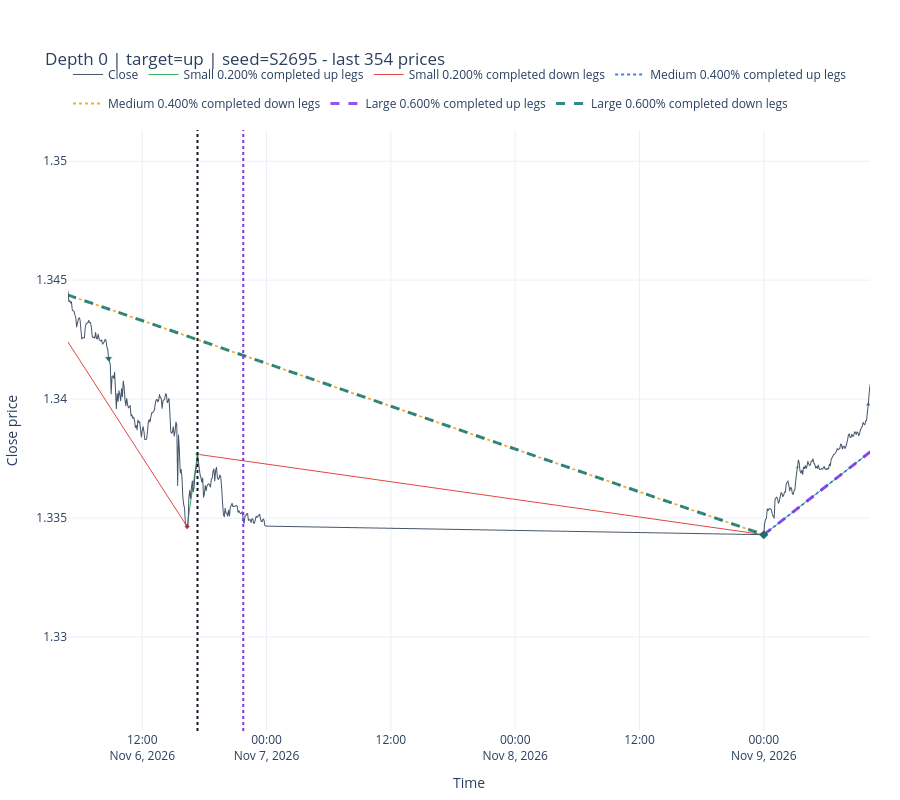
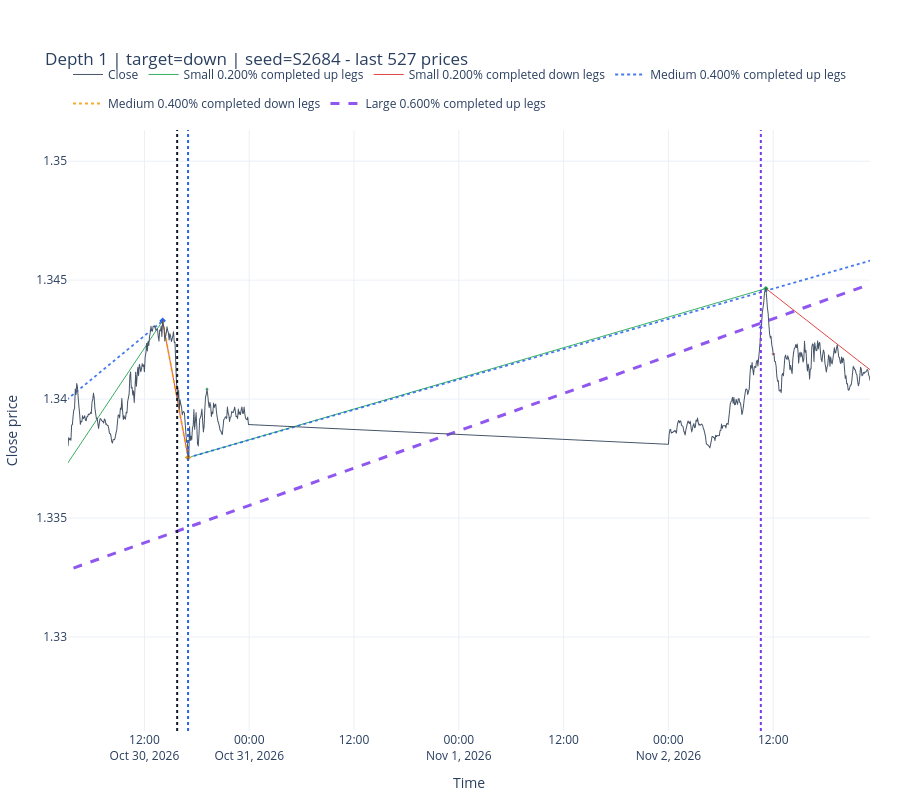
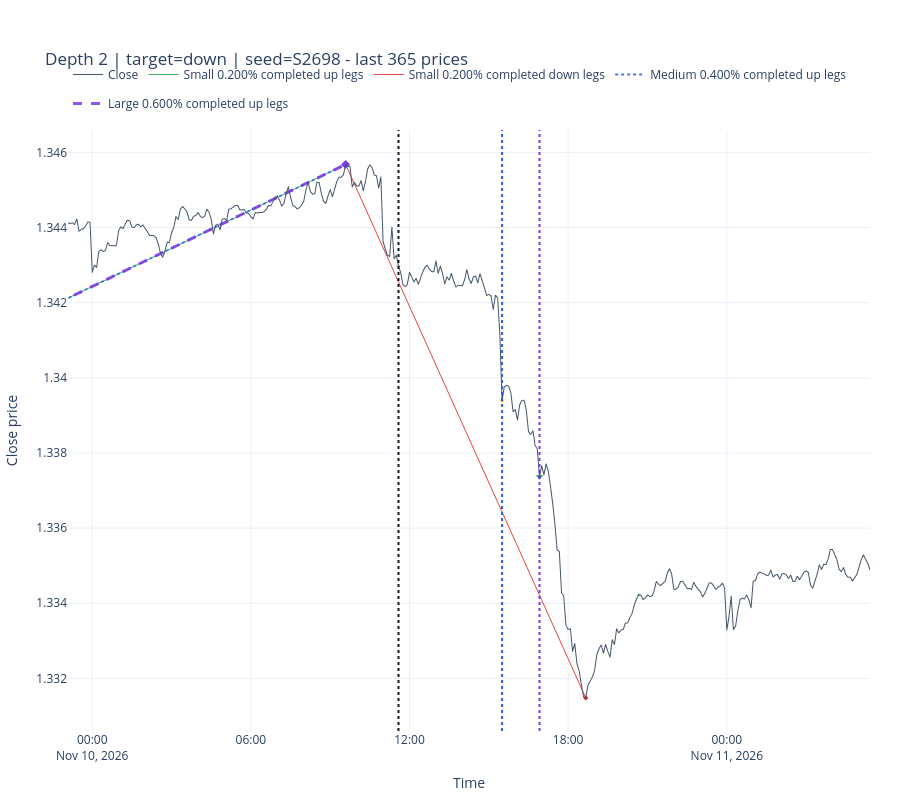

The cell these charts' notebook holds for them, in order:
### Markdown cell above
## Linked price-path casebook

One recent strict-clean lineage is selected for each terminal depth. Selection and the later vertical markers use hindsight and are diagnostic. Read each chart from the black seed line forward before looking at the blue medium-confirmation line or purple terminal line.

### Code cell
casebook_linkages = (
    strict_clean_linkages.sort_values("seed_time")
    .groupby("terminal_depth", sort=True, group_keys=False)
    .tail(1)
    .sort_values("terminal_depth")
)
display(casebook_linkages[[
    "seed_small_event_id", "seed_time", "target_mode", "medium_event_id",
    "medium_time", "terminal_event_id", "terminal_time", "terminal_depth",
    "small_medium_bars", "medium_large_bars", "total_resolution_bars",
]])

for lineage in casebook_linkages.itertuples(index=False):
    window_start_position = max(0, int(lineage.seed_position) - CASEBOOK_BARS_BEFORE)
    window_end_position = min(len(prices), int(lineage.terminal_position) + CASEBOOK_BARS_AFTER + 1)
    case_prices = prices.iloc[window_start_position:window_end_position]
    case_figure = plot_three_threshold_directional_change(
        prices=case_prices,
        small_events=event_ledgers[Scale.SMALL],
        medium_events=event_ledgers[Scale.MEDIUM],
        large_events=event_ledgers[Scale.LARGE],
        small_theta=SMALL_THETA,
        medium_theta=MEDIUM_THETA,
        large_theta=LARGE_THETA,
        n_prices=len(case_prices),
        title=(
            f"Depth {int(lineage.terminal_depth)} | target={lineage.target_mode} | "
            f"seed={lineage.seed_small_event_id}"
        ),
    )
    case_figure.add_vline(
        x=lineage.seed_time, line={"color": "#111827", "dash": "dot", "width": 2}
    )
    if pd.notna(lineage.medium_time):
        case_figure.add_vline(
            x=lineage.medium_time, line={"color": "#2563eb", "dash": "dot", "width": 2}
        )
    case_figure.add_vline(
        x=lineage.terminal_time, line={"color": "#7c3aed", "dash": "dot", "width": 2}
    )
    case_figure.show()

### Figure 1 — Plotly figure (JSON) as saved in the notebook; plotly's stock layout.template omitted (floating-point values rounded to 4 significant figures; data arrays with more than 128 entries replaced by an {"elided": "..."} marker saying what was removed)
{"data": [{"hovertemplate": "time=%{x}<br>close=%{y:.5f}<extra></extra>", "line": {"color": "#475569", "width": 1.0}, "mode": "lines", "name": "Close", "type": "scattergl", "x": {"elided": "354 str values"}, "y": {"elided": "354 float values"}}, {"hoverinfo": "skip", "legendgroup": "small_up", "line": {"color": "#16a34a", "dash": "solid", "width": 1.0}, "mode": "lines", "name": "Small 0.200% completed up legs", "opacity": 0.85, "type": "scatter", "x": ["2026-11-06T16:20:00+02:00", "2026-11-06T17:20:00+02:00", null, "2026-11-09T00:00:00+02:00", "2026-11-10T09:35:00+02:00", null], "y": [1.335, 1.338, null, 1.334, 1.346, null]}, {"customdata": [["S2696", 1.139, 12, 0.0001898, "2026-11-06T21:45:00+02:00"]], "hovertemplate": "Small up ending EXT<br>time=%{x}<br>price=%{y:.5f}<br>event=%{customdata[0]}<br>TMV=%{customdata[1]:.4f}<br>T=%{customdata[2]} bars<br>R=%{customdata[3]:.3e}<br>known at=%{customdata[4]}<extra></extra>", "legendgroup": "small_up", "marker": {"color": "#16a34a", "size": 4, "symbol": "diamond"}, "mode": "markers", "name": "Small up ending EXT", "showlegend": false, "type": "scatter", "x": ["2026-11-06T17:20:00.000000"], "y": [1.338]}, {"customdata": [["S2696", 1.139, 12, 0.0001898, "2026-11-06T17:20:00+02:00"]], "hovertemplate": "Small down DCC<br>time=%{x}<br>price=%{y:.5f}<br>completed event=%{customdata[0]}<br>TMV=%{customdata[1]:.4f}<br>T=%{customdata[2]} bars<br>R=%{customdata[3]:.3e}<br>confirmed EXT time=%{customdata[4]}<extra></extra>", "legendgroup": "small_down", "marker": {"color": "#dc2626", "line": {"color": "white", "width": 0.75}, "size": 4, "symbol": "triangle-down"}, "mode": "markers", "name": "Small down DCC", "showlegend": false, "type": "scatter", "x": ["2026-11-06T21:45:00.000000"], "y": [1.335]}, {"hoverinfo": "skip", "legendgroup": "small_down", "line": {"color": "#dc2626", "dash": "solid", "width": 1.0}, "mode": "lines", "name": "Small 0.200% completed down legs", "opacity": 0.85, "type": "scatter", "x": ["2026-11-05T19:50:00+02:00", "2026-11-06T16:20:00+02:00", null, "2026-11-06T17:20:00+02:00", "2026-11-09T00:00:00+02:00", null], "y": [1.348, 1.335, null, 1.338, 1.334, null]}, {"customdata": [["S2695", 5.128, 246, 4.169e-05, "2026-11-06T17:20:00+02:00"], ["S2697", 1.263, 80, 3.158e-05, "2026-11-09T03:15:00+02:00"]], "hovertemplate": "Small down ending EXT<br>time=%{x}<br>price=%{y:.5f}<br>event=%{customdata[0]}<br>TMV=%{customdata[1]:.4f}<br>T=%{customdata[2]} bars<br>R=%{customdata[3]:.3e}<br>known at=%{customdata[4]}<extra></extra>", "legendgroup": "small_down", "marker": {"color": "#dc2626", "size": 4, "symbol": "diamond"}, "mode": "markers", "name": "Small down ending EXT", "showlegend": false, "type": "scatter", "x": ["2026-11-06T16:20:00.000000", "2026-11-09T00:00:00.000000"], "y": [1.335, 1.334]}, {"customdata": [["S2695", 5.128, 246, 4.169e-05, "2026-11-06T16:20:00+02:00"], ["S2697", 1.263, 80, 3.158e-05, "2026-11-09T00:00:00+02:00"]], "hovertemplate": "Small up DCC<br>time=%{x}<br>price=%{y:.5f}<br>completed event=%{customdata[0]}<br>TMV=%{customdata[1]:.4f}<br>T=%{customdata[2]} bars<br>R=%{customdata[3]:.3e}<br>confirmed EXT time=%{customdata[4]}<extra></extra>", "legendgroup": "small_up", "marker": {"color": "#16a34a", "line": {"color": "white", "width": 0.75}, "size": 4, "symbol": "triangle-up"}, "mode": "markers", "name": "Small up DCC", "showlegend": false, "type": "scatter", "x": ["2026-11-06T17:20:00.000000", "2026-11-09T03:15:00.000000"], "y": [1.338, 1.337]}, {"hoverinfo": "skip", "legendgroup": "medium_up", "line": {"color": "#2563eb", "dash": "dot", "width": 1.8}, "mode": "lines", "name": "Medium 0.400% completed up legs", "opacity": 0.85, "type": "scatter", "x": ["2026-11-09T00:00:00+02:00", "2026-11-10T09:35:00+02:00", null], "y": [1.334, 1.346, null]}, {"hoverinfo": "skip", "legendgroup": "medium_down", "line": {"color": "#f59e0b", "dash": "dot", "width": 1.8}, "mode": "lines", "name": "Medium 0.400% completed down legs", "opacity": 0.85, "type": "scatter", "x": ["2026-11-04T15:00:00+02:00", "2026-11-09T00:00:00+02:00", null], "y": [1.35, 1.334, null]}, {"customdata": [["M839", 2.917, 684, 1.706e-05, "2026-11-09T10:05:00+02:00"]], "hovertemplate": "Medium down ending EXT<br>time=%{x}<br>price=%{y:.5f}<br>event=%{customdata[0]}<br>TMV=%{customdata[1]:.4f}<br>T=%{customdata[2]} bars<br>R=%{customdata[3]:.3e}<br>known at=%{customdata[4]}<extra></extra>", "legendgroup": "medium_down", "marker": {"color": "#f59e0b", "size": 5, "symbol": "diamond"}, "mode": "markers", "name": "Medium down ending EXT", "showlegend": false, "type": "scatter", "x": ["2026-11-09T00:00:00.000000"], "y": [1.334]}, {"customdata": [["M839", 2.917, 684, 1.706e-05, "2026-11-09T00:00:00+02:00"]], "hovertemplate": "Medium up DCC<br>time=%{x}<br>price=%{y:.5f}<br>completed event=%{customdata[0]}<br>TMV=%{customdata[1]:.4f}<br>T=%{customdata[2]} bars<br>R=%{customdata[3]:.3e}<br>confirmed EXT time=%{customdata[4]}<extra></extra>", "legendgroup": "medium_up", "marker": {"color": "#2563eb", "line": {"color": "white", "width": 0.75}, "size": 5, "symbol": "triangle-up"}, "mode": "markers", "name": "Medium up DCC", "showlegend": false, "type": "scatter", "x": ["2026-11-09T10:05:00.000000"], "y": [1.34]}, {"hoverinfo": "skip", "legendgroup": "large_up", "line": {"color": "#7c3aed", "dash": "dash", "width": 3.0}, "mode": "lines", "name": "Large 0.600% completed up legs", "opacity": 0.85, "type": "scatter", "x": ["2026-10-28T09:10:00+02:00", "2026-11-04T15:00:00+02:00", null, "2026-11-09T00:00:00+02:00", "2026-11-10T09:35:00+02:00", null], "y": [1.327, 1.35, null, 1.334, 1.346, null]}, {"customdata": [["L392", 2.855, 1510, 1.135e-05, "2026-11-04T15:00:00+02:00"]], "hovertemplate": "Large down DCC<br>time=%{x}<br>price=%{y:.5f}<br>completed event=%{customdata[0]}<br>TMV=%{customdata[1]:.4f}<br>T=%{customdata[2]} bars<br>R=%{customdata[3]:.3e}<br>confirmed EXT time=%{customdata[4]}<extra></extra>", "legendgroup": "large_down", "marker": {"color": "#0f766e", "line": {"color": "white", "width": 0.75}, "size": 7, "symbol": "triangle-down"}, "mode": "markers", "name": "Large down DCC", "showlegend": false, "type": "scatter", "x": ["2026-11-06T08:45:00.000000"], "y": [1.342]}, {"hoverinfo": "skip", "legendgroup": "large_down", "line": {"color": "#0f766e", "dash": "dash", "width": 3.0}, "mode": "lines", "name": "Large 0.600% completed down legs", "opacity": 0.85, "type": "scatter", "x": ["2026-11-04T15:00:00+02:00", "2026-11-09T00:00:00+02:00", null], "y": [1.35, 1.334, null]}, {"customdata": [["L393", 1.944, 684, 1.706e-05, "2026-11-09T19:20:00+02:00"]], "hovertemplate": "Large down ending EXT<br>time=%{x}<br>price=%{y:.5f}<br>event=%{customdata[0]}<br>TMV=%{customdata[1]:.4f}<br>T=%{customdata[2]} bars<br>R=%{customdata[3]:.3e}<br>known at=%{customdata[4]}<extra></extra>", "legendgroup": "large_down", "marker": {"color": "#0f766e", "size": 7, "symbol": "diamond"}, "mode": "markers", "name": "Large down ending EXT", "showlegend": false, "type": "scatter", "x": ["2026-11-09T00:00:00.000000"], "y": [1.334]}], "layout": {"height": 800, "hovermode": "closest", "legend": {"orientation": "h", "x": 0.0, "xanchor": "left", "y": 1.02, "yanchor": "bottom"}, "margin": {"b": 60, "l": 60, "r": 30, "t": 130}, "shapes": [{"line": {"color": "#111827", "dash": "dot", "width": 2}, "type": "line", "x0": "2026-11-06T17:20:00+02:00", "x1": "2026-11-06T17:20:00+02:00", "xref": "x", "y0": 0, "y1": 1, "yref": "y domain"}, {"line": {"color": "#7c3aed", "dash": "dot", "width": 2}, "type": "line", "x0": "2026-11-06T21:45:00+02:00", "x1": "2026-11-06T21:45:00+02:00", "xref": "x", "y0": 0, "y1": 1, "yref": "y domain"}], "title": {"text": "Depth 0 | target=up | seed=S2695 - last 354 prices"}, "xaxis": {"range": ["2026-11-06T04:50:00+02:00", "2026-11-09T10:15:00+02:00"], "showspikes": true, "spikemode": "across", "title": {"text": "Time"}}, "yaxis": {"fixedrange": false, "showspikes": true, "title": {"text": "Close price"}}}}

### Figure 2 — Plotly figure (JSON) as saved in the notebook; plotly's stock layout.template omitted (floating-point values rounded to 4 significant figures; data arrays with more than 128 entries replaced by an {"elided": "..."} marker saying what was removed)
{"data": [{"hovertemplate": "time=%{x}<br>close=%{y:.5f}<extra></extra>", "line": {"color": "#475569", "width": 1.0}, "mode": "lines", "name": "Close", "type": "scattergl", "x": {"elided": "527 str values"}, "y": {"elided": "527 float values"}}, {"hoverinfo": "skip", "legendgroup": "small_up", "line": {"color": "#16a34a", "dash": "solid", "width": 1.0}, "mode": "lines", "name": "Small 0.200% completed up legs", "opacity": 0.85, "type": "scatter", "x": ["2026-10-29T15:15:00+02:00", "2026-10-30T14:05:00+02:00", null, "2026-10-30T17:00:00+02:00", "2026-11-02T11:10:00+02:00", null], "y": [1.331, 1.343, null, 1.338, 1.345, null]}, {"customdata": [["S2684", 4.723, 274, 3.447e-05, "2026-10-30T15:45:00+02:00"], ["S2686", 2.658, 218, 2.438e-05, "2026-11-02T12:00:00+02:00"]], "hovertemplate": "Small up ending EXT<br>time=%{x}<br>price=%{y:.5f}<br>event=%{customdata[0]}<br>TMV=%{customdata[1]:.4f}<br>T=%{customdata[2]} bars<br>R=%{customdata[3]:.3e}<br>known at=%{customdata[4]}<extra></extra>", "legendgroup": "small_up", "marker": {"color": "#16a34a", "size": 4, "symbol": "diamond"}, "mode": "markers", "name": "Small up ending EXT", "showlegend": false, "type": "scatter", "x": ["2026-10-30T14:05:00.000000", "2026-11-02T11:10:00.000000"], "y": [1.343, 1.345]}, {"customdata": [["S2684", 4.723, 274, 3.447e-05, "2026-10-30T14:05:00+02:00"], ["S2686", 2.658, 218, 2.438e-05, "2026-11-02T11:10:00+02:00"]], "hovertemplate": "Small down DCC<br>time=%{x}<br>price=%{y:.5f}<br>completed event=%{customdata[0]}<br>TMV=%{customdata[1]:.4f}<br>T=%{customdata[2]} bars<br>R=%{customdata[3]:.3e}<br>confirmed EXT time=%{customdata[4]}<extra></extra>", "legendgroup": "small_down", "marker": {"color": "#dc2626", "line": {"color": "white", "width": 0.75}, "size": 4, "symbol": "triangle-down"}, "mode": "markers", "name": "Small down DCC", "showlegend": false, "type": "scatter", "x": ["2026-10-30T15:45:00.000000", "2026-11-02T12:00:00.000000"], "y": [1.34, 1.342]}, {"hoverinfo": "skip", "legendgroup": "small_down", "line": {"color": "#dc2626", "dash": "solid", "width": 1.0}, "mode": "lines", "name": "Small 0.200% completed down legs", "opacity": 0.85, "type": "scatter", "x": ["2026-10-30T14:05:00+02:00", "2026-10-30T17:00:00+02:00", null, "2026-11-02T11:10:00+02:00", "2026-11-03T04:35:00+02:00", null], "y": [1.343, 1.338, null, 1.345, 1.34, null]}, {"customdata": [["S2685", 2.14, 35, 0.0001223, "2026-10-30T19:10:00+02:00"]], "hovertemplate": "Small down ending EXT<br>time=%{x}<br>price=%{y:.5f}<br>event=%{customdata[0]}<br>TMV=%{customdata[1]:.4f}<br>T=%{customdata[2]} bars<br>R=%{customdata[3]:.3e}<br>known at=%{customdata[4]}<extra></extra>", "legendgroup": "small_down", "marker": {"color": "#dc2626", "size": 4, "symbol": "diamond"}, "mode": "markers", "name": "Small down ending EXT", "showlegend": false, "type": "scatter", "x": ["2026-10-30T17:00:00.000000"], "y": [1.338]}, {"customdata": [["S2685", 2.14, 35, 0.0001223, "2026-10-30T17:00:00+02:00"]], "hovertemplate": "Small up DCC<br>time=%{x}<br>price=%{y:.5f}<br>completed event=%{customdata[0]}<br>TMV=%{customdata[1]:.4f}<br>T=%{customdata[2]} bars<br>R=%{customdata[3]:.3e}<br>confirmed EXT time=%{customdata[4]}<extra></extra>", "legendgroup": "small_up", "marker": {"color": "#16a34a", "line": {"color": "white", "width": 0.75}, "size": 4, "symbol": "triangle-up"}, "mode": "markers", "name": "Small up DCC", "showlegend": false, "type": "scatter", "x": ["2026-10-30T19:10:00.000000"], "y": [1.34]}, {"hoverinfo": "skip", "legendgroup": "medium_up", "line": {"color": "#2563eb", "dash": "dot", "width": 1.8}, "mode": "lines", "name": "Medium 0.400% completed up legs", "opacity": 0.85, "type": "scatter", "x": ["2026-10-28T09:10:00+02:00", "2026-10-30T14:05:00+02:00", null, "2026-10-30T17:00:00+02:00", "2026-11-04T15:00:00+02:00", null], "y": [1.327, 1.343, null, 1.338, 1.35, null]}, {"customdata": [["M836", 3.01, 635, 1.896e-05, "2026-10-30T17:00:00+02:00"]], "hovertemplate": "Medium up ending EXT<br>time=%{x}<br>price=%{y:.5f}<br>event=%{customdata[0]}<br>TMV=%{customdata[1]:.4f}<br>T=%{customdata[2]} bars<br>R=%{customdata[3]:.3e}<br>known at=%{customdata[4]}<extra></extra>", "legendgroup": "medium_up", "marker": {"color": "#2563eb", "size": 5, "symbol": "diamond"}, "mode": "markers", "name": "Medium up ending EXT", "showlegend": false, "type": "scatter", "x": ["2026-10-30T14:05:00.000000"], "y": [1.343]}, {"customdata": [["M836", 3.01, 635, 1.896e-05, "2026-10-30T14:05:00+02:00"]], "hovertemplate": "Medium down DCC<br>time=%{x}<br>price=%{y:.5f}<br>completed event=%{customdata[0]}<br>TMV=%{customdata[1]:.4f}<br>T=%{customdata[2]} bars<br>R=%{customdata[3]:.3e}<br>confirmed EXT time=%{customdata[4]}<extra></extra>", "legendgroup": "medium_down", "marker": {"color": "#f59e0b", "line": {"color": "white", "width": 0.75}, "size": 5, "symbol": "triangle-down"}, "mode": "markers", "name": "Medium down DCC", "showlegend": false, "type": "scatter", "x": ["2026-10-30T17:00:00.000000"], "y": [1.338]}, {"hoverinfo": "skip", "legendgroup": "medium_down", "line": {"color": "#f59e0b", "dash": "dot", "width": 1.8}, "mode": "lines", "name": "Medium 0.400% completed down legs", "opacity": 0.85, "type": "scatter", "x": ["2026-10-30T14:05:00+02:00", "2026-10-30T17:00:00+02:00", null], "y": [1.343, 1.338, null]}, {"customdata": [["M837", 1.07, 35, 0.0001223, "2026-11-02T10:35:00+02:00"]], "hovertemplate": "Medium down ending EXT<br>time=%{x}<br>price=%{y:.5f}<br>event=%{customdata[0]}<br>TMV=%{customdata[1]:.4f}<br>T=%{customdata[2]} bars<br>R=%{customdata[3]:.3e}<br>known at=%{customdata[4]}<extra></extra>", "legendgroup": "medium_down", "marker": {"color": "#f59e0b", "size": 5, "symbol": "diamond"}, "mode": "markers", "name": "Medium down ending EXT", "showlegend": false, "type": "scatter", "x": ["2026-10-30T17:00:00.000000"], "y": [1.338]}, {"customdata": [["M837", 1.07, 35, 0.0001223, "2026-10-30T17:00:00+02:00"]], "hovertemplate": "Medium up DCC<br>time=%{x}<br>price=%{y:.5f}<br>completed event=%{customdata[0]}<br>TMV=%{customdata[1]:.4f}<br>T=%{customdata[2]} bars<br>R=%{customdata[3]:.3e}<br>confirmed EXT time=%{customdata[4]}<extra></extra>", "legendgroup": "medium_up", "marker": {"color": "#2563eb", "line": {"color": "white", "width": 0.75}, "size": 5, "symbol": "triangle-up"}, "mode": "markers", "name": "Medium up DCC", "showlegend": false, "type": "scatter", "x": ["2026-11-02T10:35:00.000000"], "y": [1.343]}, {"hoverinfo": "skip", "legendgroup": "large_up", "line": {"color": "#7c3aed", "dash": "dash", "width": 3.0}, "mode": "lines", "name": "Large 0.600% completed up legs", "opacity": 0.85, "type": "scatter", "x": ["2026-10-28T09:10:00+02:00", "2026-11-04T15:00:00+02:00", null], "y": [1.327, 1.35, null]}], "layout": {"height": 800, "hovermode": "closest", "legend": {"orientation": "h", "x": 0.0, "xanchor": "left", "y": 1.02, "yanchor": "bottom"}, "margin": {"b": 60, "l": 60, "r": 30, "t": 130}, "shapes": [{"line": {"color": "#111827", "dash": "dot", "width": 2}, "type": "line", "x0": "2026-10-30T15:45:00+02:00", "x1": "2026-10-30T15:45:00+02:00", "xref": "x", "y0": 0, "y1": 1, "yref": "y domain"}, {"line": {"color": "#2563eb", "dash": "dot", "width": 2}, "type": "line", "x0": "2026-10-30T17:00:00+02:00", "x1": "2026-10-30T17:00:00+02:00", "xref": "x", "y0": 0, "y1": 1, "yref": "y domain"}, {"line": {"color": "#7c3aed", "dash": "dot", "width": 2}, "type": "line", "x0": "2026-11-02T10:35:00+02:00", "x1": "2026-11-02T10:35:00+02:00", "xref": "x", "y0": 0, "y1": 1, "yref": "y domain"}], "title": {"text": "Depth 1 | target=down | seed=S2684 - last 527 prices"}, "xaxis": {"range": ["2026-10-30T03:15:00+02:00", "2026-11-02T23:05:00+02:00"], "showspikes": true, "spikemode": "across", "title": {"text": "Time"}}, "yaxis": {"fixedrange": false, "showspikes": true, "title": {"text": "Close price"}}}}

### Figure 3 — Plotly figure (JSON) as saved in the notebook; plotly's stock layout.template omitted (floating-point values rounded to 4 significant figures; data arrays with more than 128 entries replaced by an {"elided": "..."} marker saying what was removed)
{"data": [{"hovertemplate": "time=%{x}<br>close=%{y:.5f}<extra></extra>", "line": {"color": "#475569", "width": 1.0}, "mode": "lines", "name": "Close", "type": "scattergl", "x": {"elided": "365 str values"}, "y": {"elided": "365 float values"}}, {"hoverinfo": "skip", "legendgroup": "small_up", "line": {"color": "#16a34a", "dash": "solid", "width": 1.0}, "mode": "lines", "name": "Small 0.200% completed up legs", "opacity": 0.85, "type": "scatter", "x": ["2026-11-09T00:00:00+02:00", "2026-11-10T09:35:00+02:00", null], "y": [1.334, 1.346, null]}, {"customdata": [["S2698", 4.264, 403, 2.116e-05, "2026-11-10T11:35:00+02:00"]], "hovertemplate": "Small up ending EXT<br>time=%{x}<br>price=%{y:.5f}<br>event=%{customdata[0]}<br>TMV=%{customdata[1]:.4f}<br>T=%{customdata[2]} bars<br>R=%{customdata[3]:.3e}<br>known at=%{customdata[4]}<extra></extra>", "legendgroup": "small_up", "marker": {"color": "#16a34a", "size": 4, "symbol": "diamond"}, "mode": "markers", "name": "Small up ending EXT", "showlegend": false, "type": "scatter", "x": ["2026-11-10T09:35:00.000000"], "y": [1.346]}, {"customdata": [["S2698", 4.264, 403, 2.116e-05, "2026-11-10T09:35:00+02:00"]], "hovertemplate": "Small down DCC<br>time=%{x}<br>price=%{y:.5f}<br>completed event=%{customdata[0]}<br>TMV=%{customdata[1]:.4f}<br>T=%{customdata[2]} bars<br>R=%{customdata[3]:.3e}<br>confirmed EXT time=%{customdata[4]}<extra></extra>", "legendgroup": "small_down", "marker": {"color": "#dc2626", "line": {"color": "white", "width": 0.75}, "size": 4, "symbol": "triangle-down"}, "mode": "markers", "name": "Small down DCC", "showlegend": false, "type": "scatter", "x": ["2026-11-10T11:35:00.000000"], "y": [1.343]}, {"hoverinfo": "skip", "legendgroup": "small_down", "line": {"color": "#dc2626", "dash": "solid", "width": 1.0}, "mode": "lines", "name": "Small 0.200% completed down legs", "opacity": 0.85, "type": "scatter", "x": ["2026-11-10T09:35:00+02:00", "2026-11-10T18:40:00+02:00", null], "y": [1.346, 1.331, null]}, {"customdata": [["S2699", 5.276, 109, 9.681e-05, "2026-11-10T20:40:00+02:00"]], "hovertemplate": "Small down ending EXT<br>time=%{x}<br>price=%{y:.5f}<br>event=%{customdata[0]}<br>TMV=%{customdata[1]:.4f}<br>T=%{customdata[2]} bars<br>R=%{customdata[3]:.3e}<br>known at=%{customdata[4]}<extra></extra>", "legendgroup": "small_down", "marker": {"color": "#dc2626", "size": 4, "symbol": "diamond"}, "mode": "markers", "name": "Small down ending EXT", "showlegend": false, "type": "scatter", "x": ["2026-11-10T18:40:00.000000"], "y": [1.331]}, {"customdata": [["S2699", 5.276, 109, 9.681e-05, "2026-11-10T18:40:00+02:00"]], "hovertemplate": "Small up DCC<br>time=%{x}<br>price=%{y:.5f}<br>completed event=%{customdata[0]}<br>TMV=%{customdata[1]:.4f}<br>T=%{customdata[2]} bars<br>R=%{customdata[3]:.3e}<br>confirmed EXT time=%{customdata[4]}<extra></extra>", "legendgroup": "small_up", "marker": {"color": "#16a34a", "line": {"color": "white", "width": 0.75}, "size": 4, "symbol": "triangle-up"}, "mode": "markers", "name": "Small up DCC", "showlegend": false, "type": "scatter", "x": ["2026-11-10T20:40:00.000000"], "y": [1.334]}, {"hoverinfo": "skip", "legendgroup": "medium_up", "line": {"color": "#2563eb", "dash": "dot", "width": 1.8}, "mode": "lines", "name": "Medium 0.400% completed up legs", "opacity": 0.85, "type": "scatter", "x": ["2026-11-09T00:00:00+02:00", "2026-11-10T09:35:00+02:00", null], "y": [1.334, 1.346, null]}, {"customdata": [["M840", 2.132, 403, 2.116e-05, "2026-11-10T15:30:00+02:00"]], "hovertemplate": "Medium up ending EXT<br>time=%{x}<br>price=%{y:.5f}<br>event=%{customdata[0]}<br>TMV=%{customdata[1]:.4f}<br>T=%{customdata[2]} bars<br>R=%{customdata[3]:.3e}<br>known at=%{customdata[4]}<extra></extra>", "legendgroup": "medium_up", "marker": {"color": "#2563eb", "size": 5, "symbol": "diamond"}, "mode": "markers", "name": "Medium up ending EXT", "showlegend": false, "type": "scatter", "x": ["2026-11-10T09:35:00.000000"], "y": [1.346]}, {"customdata": [["M840", 2.132, 403, 2.116e-05, "2026-11-10T09:35:00+02:00"]], "hovertemplate": "Medium down DCC<br>time=%{x}<br>price=%{y:.5f}<br>completed event=%{customdata[0]}<br>TMV=%{customdata[1]:.4f}<br>T=%{customdata[2]} bars<br>R=%{customdata[3]:.3e}<br>confirmed EXT time=%{customdata[4]}<extra></extra>", "legendgroup": "medium_down", "marker": {"color": "#f59e0b", "line": {"color": "white", "width": 0.75}, "size": 5, "symbol": "triangle-down"}, "mode": "markers", "name": "Medium down DCC", "showlegend": false, "type": "scatter", "x": ["2026-11-10T15:30:00.000000"], "y": [1.339]}, {"hoverinfo": "skip", "legendgroup": "large_up", "line": {"color": "#7c3aed", "dash": "dash", "width": 3.0}, "mode": "lines", "name": "Large 0.600% completed up legs", "opacity": 0.85, "type": "scatter", "x": ["2026-11-09T00:00:00+02:00", "2026-11-10T09:35:00+02:00", null], "y": [1.334, 1.346, null]}, {"customdata": [["L394", 1.421, 403, 2.116e-05, "2026-11-10T16:55:00+02:00"]], "hovertemplate": "Large up ending EXT<br>time=%{x}<br>price=%{y:.5f}<br>event=%{customdata[0]}<br>TMV=%{customdata[1]:.4f}<br>T=%{customdata[2]} bars<br>R=%{customdata[3]:.3e}<br>known at=%{customdata[4]}<extra></extra>", "legendgroup": "large_up", "marker": {"color": "#7c3aed", "size": 7, "symbol": "diamond"}, "mode": "markers", "name": "Large up ending EXT", "showlegend": false, "type": "scatter", "x": ["2026-11-10T09:35:00.000000"], "y": [1.346]}, {"customdata": [["L394", 1.421, 403, 2.116e-05, "2026-11-10T09:35:00+02:00"]], "hovertemplate": "Large down DCC<br>time=%{x}<br>price=%{y:.5f}<br>completed event=%{customdata[0]}<br>TMV=%{customdata[1]:.4f}<br>T=%{customdata[2]} bars<br>R=%{customdata[3]:.3e}<br>confirmed EXT time=%{customdata[4]}<extra></extra>", "legendgroup": "large_down", "marker": {"color": "#0f766e", "line": {"color": "white", "width": 0.75}, "size": 7, "symbol": "triangle-down"}, "mode": "markers", "name": "Large down DCC", "showlegend": false, "type": "scatter", "x": ["2026-11-10T16:55:00.000000"], "y": [1.337]}], "layout": {"height": 800, "hovermode": "closest", "legend": {"orientation": "h", "x": 0.0, "xanchor": "left", "y": 1.02, "yanchor": "bottom"}, "margin": {"b": 60, "l": 60, "r": 30, "t": 130}, "shapes": [{"line": {"color": "#111827", "dash": "dot", "width": 2}, "type": "line", "x0": "2026-11-10T11:35:00+02:00", "x1": "2026-11-10T11:35:00+02:00", "xref": "x", "y0": 0, "y1": 1, "yref": "y domain"}, {"line": {"color": "#2563eb", "dash": "dot", "width": 2}, "type": "line", "x0": "2026-11-10T15:30:00+02:00", "x1": "2026-11-10T15:30:00+02:00", "xref": "x", "y0": 0, "y1": 1, "yref": "y domain"}, {"line": {"color": "#7c3aed", "dash": "dot", "width": 2}, "type": "line", "x0": "2026-11-10T16:55:00+02:00", "x1": "2026-11-10T16:55:00+02:00", "xref": "x", "y0": 0, "y1": 1, "yref": "y domain"}], "title": {"text": "Depth 2 | target=down | seed=S2698 - last 365 prices"}, "xaxis": {"range": ["2026-11-09T23:05:00+02:00", "2026-11-11T05:25:00+02:00"], "showspikes": true, "spikemode": "across", "title": {"text": "Time"}}, "yaxis": {"fixedrange": false, "showspikes": true, "title": {"text": "Close price"}}}}
